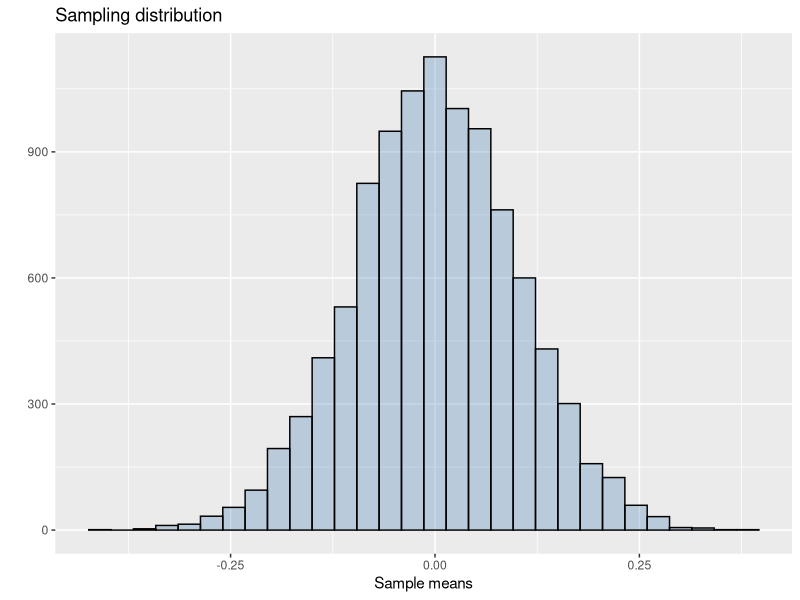
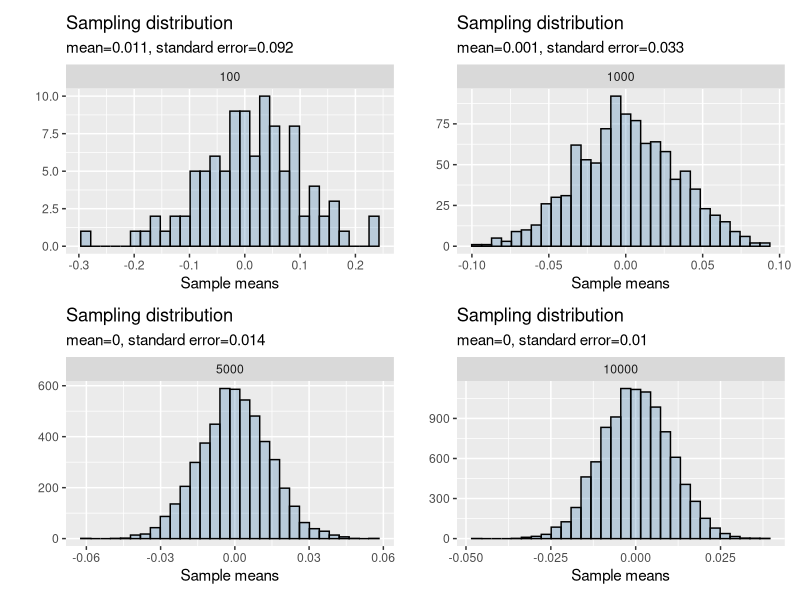
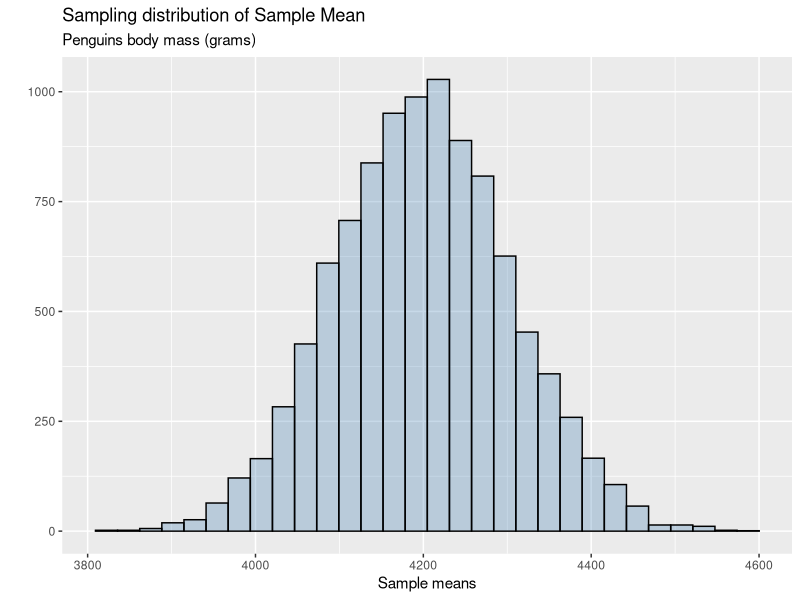
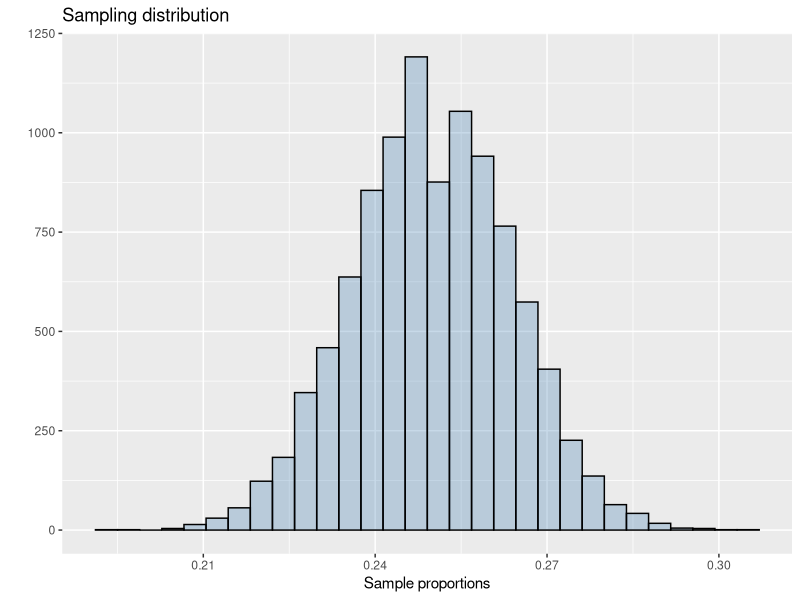
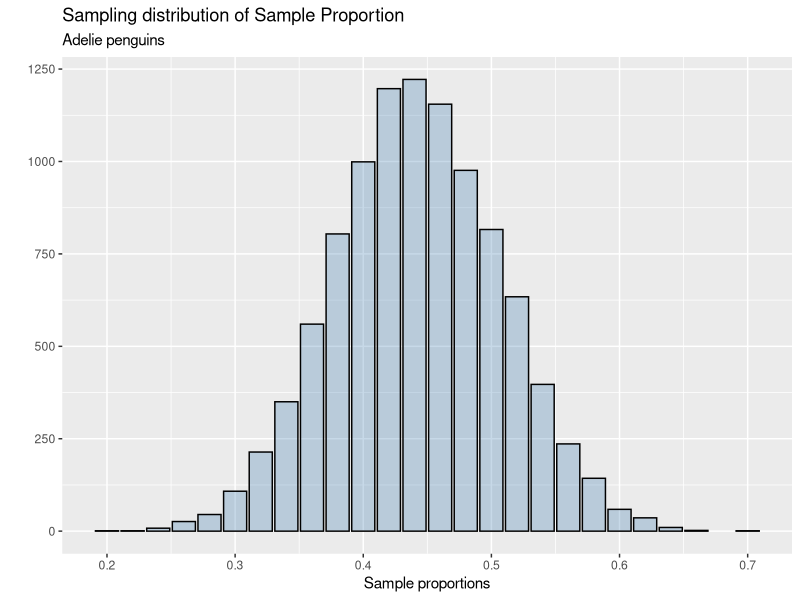

Generate these figures, in order, with R:
## ---- chunk 1
knitr::opts_chunk$set(
  comment = "#>",
  fig.width = 6,
  fig.height = 4,
  warning = FALSE,
  eval = TRUE
)
## ---- chunk 2
library(ggplot2)
library(patchwork)
library(palmerpenguins)
## ---- chunk 3
n_samples <- 10000
sample_size <- 100 # each sample will be of size 100
sample_means <- numeric(n_samples)

for(i in 1:n_samples){
  sample_i =  rnorm(n = sample_size, mean = 0, sd=1) # generate a new sample
  sample_means[i] = mean(sample_i) # obtain mean for each sample
}
## ---- chunk 4
sampling_dist <- ggplot(data.frame(sample_means),aes(sample_means))+
  geom_histogram(fill = 'steelblue',alpha = 0.3,
                 color = 'black',bins=30)+
  labs(title = 'Sampling distribution',
       x = 'Sample means',y = '')
## ---- chunk 5
sampling_dist
## ---- chunk 6
mean(sample_means)
## ---- chunk 7
sd(sample_means)
## ---- chunk 8
n_samples <- 100
sample_means <- numeric(n_samples)

for(i in 1:n_samples){
  sample_i =  rnorm(n = n_samples, mean = 0, sd=1) # generate a new sample
  sample_means[i] = mean(sample_i) # obtain mean for each sample
}

sample_mean <- round(mean(sample_means),3)
standard_error <- round(sd(sample_means),3)

sampling_dist100 <- ggplot(data.frame(sample_means),aes(sample_means))+
  geom_histogram(fill = 'steelblue',alpha = 0.3,
                 color = 'black',bins=30)+
  labs(title = 'Sampling distribution',
       x = 'Sample means',y = '',
       subtitle = paste0('mean=',sample_mean,
                         ', standard error=',standard_error))+
  facet_grid(~100)
## ---- chunk 9
n_samples <- 1000
sample_means <- numeric(n_samples)

for(i in 1:n_samples){
  sample_i =  rnorm(n = n_samples, mean = 0, sd=1) # generate a new sample
  sample_means[i] = mean(sample_i) # obtain mean for each sample
}

sample_mean <- round(mean(sample_means),3)
standard_error <- round(sd(sample_means),3)

sampling_dist1000 <- ggplot(data.frame(sample_means),aes(sample_means))+
  geom_histogram(fill = 'steelblue',alpha = 0.3,
                 color = 'black',bins=30)+
  labs(title = 'Sampling distribution',
       x = 'Sample means',y = '',
       subtitle = paste0('mean=',sample_mean,
                         ', standard error=',standard_error))+
  facet_grid(~1000)
## ---- chunk 10
n_samples <- 5000
sample_means <- numeric(n_samples)

for(i in 1:n_samples){
  sample_i =  rnorm(n = n_samples, mean = 0, sd=1) # generate a new sample
  sample_means[i] = mean(sample_i) # obtain mean for each sample
}

sample_mean <- round(mean(sample_means),3)
standard_error <- round(sd(sample_means),3)

sampling_dist5000 <- ggplot(data.frame(sample_means),aes(sample_means))+
  geom_histogram(fill = 'steelblue',alpha = 0.3,
                 color = 'black',bins=30)+
  labs(title = 'Sampling distribution',
       x = 'Sample means',y = '',
       subtitle = paste0('mean=',sample_mean,
                         ', standard error=',standard_error))+
  facet_grid(~5000)
## ---- chunk 11
n_samples <- 10000
sample_means <- numeric(n_samples)

for(i in 1:n_samples){
  sample_i =  rnorm(n = n_samples, mean = 0, sd=1) # generate a new sample
  sample_means[i] = mean(sample_i) # obtain mean for each sample
}

sample_mean <- round(mean(sample_means),3)
standard_error <- round(sd(sample_means),3)

sampling_dist10000 <- ggplot(data.frame(sample_means),aes(sample_means))+
  geom_histogram(fill = 'steelblue',alpha = 0.3,
                 color = 'black',bins=30)+
  labs(title = 'Sampling distribution',
       x = 'Sample means',y = '',
       subtitle = paste0('mean=',sample_mean,
                         ', standard error=',standard_error))+
  facet_grid(~10000)
## ---- chunk 12
plots <- sampling_dist100 + sampling_dist1000 + sampling_dist5000 +
  sampling_dist10000 + plot_layout(nrow=2, ncol=2)
## ---- chunk 13
plots
## ---- chunk 14
body_mass_g <- penguins$body_mass_g[!is.na(penguins$body_mass_g)]
## ---- chunk 15
n_samples <- 10000
sample_size <- 50

body_mass_xbar <- numeric(n_samples)

for(i in 1:n_samples){
  sample_i =  sample(body_mass_g, size = sample_size) # generate a new sample
  body_mass_xbar[i] = mean(sample_i) # obtain mean for each sample
}

sampling_dist <- ggplot(data.frame(body_mass_xbar),
                        aes(body_mass_xbar))+
  geom_histogram(fill = 'steelblue',alpha = 0.3,
                 color = 'black',bins=30)+
  labs(title = 'Sampling distribution of Sample Mean',
       subtitle = 'Penguins body mass (grams)',
       x = 'Sample means',y = '')
## ---- chunk 16
sampling_dist
## ---- chunk 17
mean(body_mass_xbar)
## ---- chunk 18
mean(body_mass_g)
## ---- chunk 19
sd(body_mass_xbar)
## ---- chunk 20
n_samples <- 10000
sample_size <- 100 # each sample will be of size 100
n_trials <- 10
sample_proportions <- numeric(n_samples)

for(i in 1:n_samples){
  sample_i =  rbinom(n = sample_size, size= n_trials, 
                     prob = 0.25) # generate a new sample
  sample_proportions[i] = mean(sample_i)/n_trials # obtain proportion for each sample
}
## ---- chunk 21
sampling_dist_prop <- ggplot(data.frame(sample_proportions),
                             aes(sample_proportions))+
  geom_histogram(fill = 'steelblue',alpha = 0.3,
                 color = 'black',bins=30)+
  labs(title = 'Sampling distribution',
       x = 'Sample proportions',y = '')
## ---- chunk 22
sampling_dist_prop
## ---- chunk 23
mean(sample_proportions)
## ---- chunk 24
sd(sample_proportions)
## ---- chunk 25
species <- penguins$species[!is.na(penguins$species)]
## ---- chunk 26
n_samples <- 10000
sample_size <- 50

adelie_proportions <- numeric(n_samples)

for(i in 1:n_samples){
  sample_i =  sample(species, size = sample_size) # generate a new sample from the population
  adelie_proportions[i] = mean(sample_i == 'Adelie') # obtain proportion for each sample
}
## ---- chunk 27
sampling_dist <- ggplot(data.frame(adelie_proportions),
                        aes(adelie_proportions))+
  geom_bar(fill = 'steelblue',alpha = 0.3,
                 color = 'black')+
  labs(title = 'Sampling distribution of Sample Proportion',
       subtitle = "Adelie penguins",
       x = 'Sample proportions',y = '')
## ---- chunk 28
sampling_dist
## ---- chunk 29
mean(adelie_proportions)
## ---- chunk 30
prop.table(table(species))['Adelie']
## ---- chunk 31
sd(adelie_proportions)
## ---- chunk 32
p <- prop.table(table(species))['Adelie']
sqrt((p*(1-p))/sample_size)
